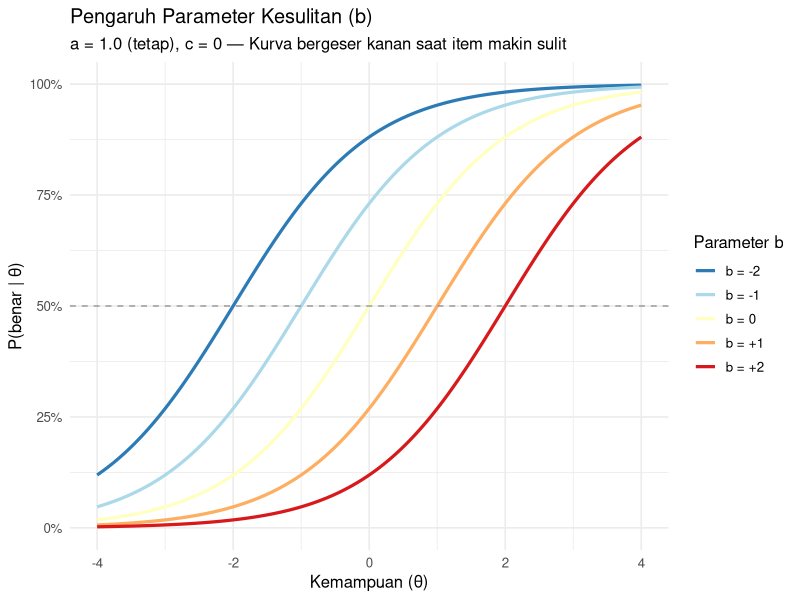
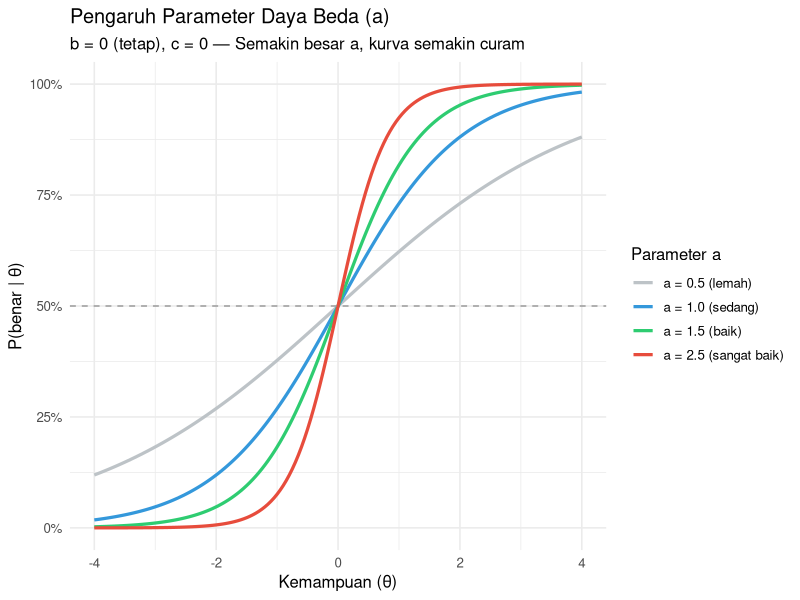
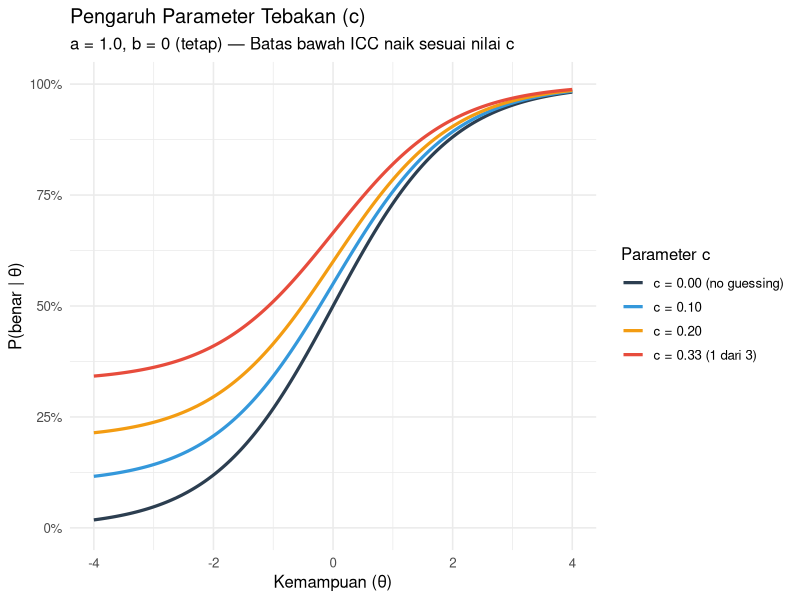
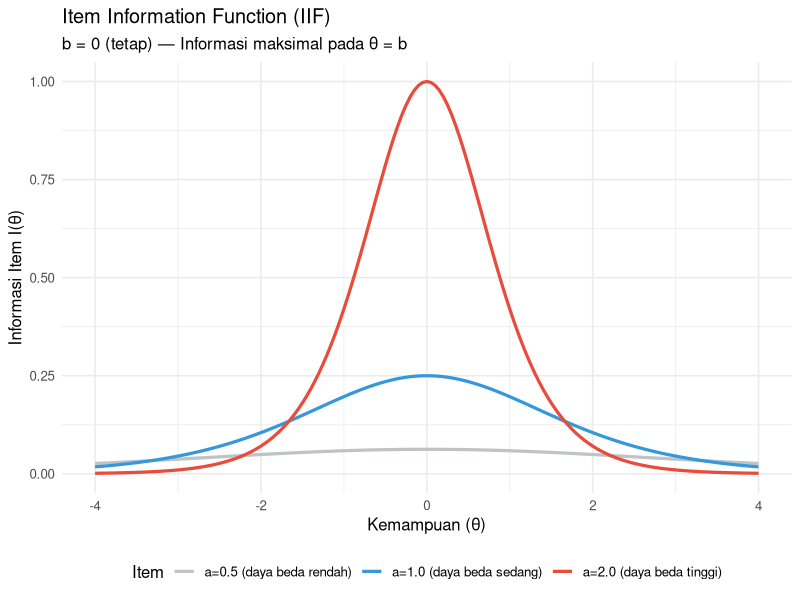

Generate these figures, in order, with R:
## ---- chunk 1
#| label: fig-parameter-b
#| fig-cap: "Pengaruh Parameter Kesulitan (b) terhadap ICC"

library(ggplot2)

theta <- seq(-4, 4, by = 0.05)

icc_1pl <- function(theta, b) 1 / (1 + exp(-(theta - b)))

df_b <- data.frame(
  theta = rep(theta, 5),
  prob  = c(icc_1pl(theta, -2), icc_1pl(theta, -1),
            icc_1pl(theta, 0),  icc_1pl(theta, 1),
            icc_1pl(theta, 2)),
  b_val = factor(rep(c("b = -2", "b = -1", "b = 0", "b = +1", "b = +2"),
                     each = length(theta)),
                 levels = c("b = -2","b = -1","b = 0","b = +1","b = +2"))
)

ggplot(df_b, aes(x = theta, y = prob, color = b_val)) +
  geom_line(linewidth = 1.1) +
  geom_hline(yintercept = 0.5, linetype = "dashed", color = "gray60") +
  scale_color_brewer(palette = "RdYlBu", direction = -1) +
  scale_y_continuous(labels = scales::percent, limits = c(0,1)) +
  labs(title = "Pengaruh Parameter Kesulitan (b)",
       subtitle = "a = 1.0 (tetap), c = 0 — Kurva bergeser kanan saat item makin sulit",
       x = "Kemampuan (θ)", y = "P(benar | θ)", color = "Parameter b") +
  theme_minimal(base_size = 12) +
  theme(legend.position = "right")
## ---- chunk 2
#| label: fig-parameter-a
#| fig-cap: "Pengaruh Parameter Daya Beda (a) terhadap ICC"

icc_2pl <- function(theta, a, b) 1 / (1 + exp(-a * (theta - b)))

df_a <- data.frame(
  theta = rep(theta, 4),
  prob  = c(icc_2pl(theta, 0.5, 0), icc_2pl(theta, 1.0, 0),
            icc_2pl(theta, 1.5, 0), icc_2pl(theta, 2.5, 0)),
  a_val = factor(rep(c("a = 0.5 (lemah)", "a = 1.0 (sedang)",
                       "a = 1.5 (baik)", "a = 2.5 (sangat baik)"),
                     each = length(theta)))
)

ggplot(df_a, aes(x = theta, y = prob, color = a_val)) +
  geom_line(linewidth = 1.1) +
  geom_hline(yintercept = 0.5, linetype = "dashed", color = "gray60") +
  scale_color_manual(values = c("#bdc3c7","#3498db","#2ecc71","#e74c3c")) +
  scale_y_continuous(labels = scales::percent, limits = c(0,1)) +
  labs(title = "Pengaruh Parameter Daya Beda (a)",
       subtitle = "b = 0 (tetap), c = 0 — Semakin besar a, kurva semakin curam",
       x = "Kemampuan (θ)", y = "P(benar | θ)", color = "Parameter a") +
  theme_minimal(base_size = 12) +
  theme(legend.position = "right")
## ---- chunk 3
#| label: fig-parameter-c
#| fig-cap: "Pengaruh Parameter Tebakan (c) terhadap ICC"

icc_3pl <- function(theta, a, b, c) c + (1-c) / (1 + exp(-a * (theta - b)))

df_c <- data.frame(
  theta = rep(theta, 4),
  prob  = c(icc_3pl(theta, 1, 0, 0.00),
            icc_3pl(theta, 1, 0, 0.10),
            icc_3pl(theta, 1, 0, 0.20),
            icc_3pl(theta, 1, 0, 0.33)),
  c_val = factor(rep(c("c = 0.00 (no guessing)",
                       "c = 0.10",
                       "c = 0.20",
                       "c = 0.33 (1 dari 3)"),
                     each = length(theta)))
)

ggplot(df_c, aes(x = theta, y = prob, color = c_val)) +
  geom_line(linewidth = 1.1) +
  scale_color_manual(values = c("#2c3e50","#3498db","#f39c12","#e74c3c")) +
  scale_y_continuous(labels = scales::percent, limits = c(0,1)) +
  labs(title = "Pengaruh Parameter Tebakan (c)",
       subtitle = "a = 1.0, b = 0 (tetap) — Batas bawah ICC naik sesuai nilai c",
       x = "Kemampuan (θ)", y = "P(benar | θ)", color = "Parameter c") +
  theme_minimal(base_size = 12) +
  theme(legend.position = "right")
## ---- chunk 4
#| label: fig-iif
#| fig-cap: "Item Information Function (IIF)"

# IIF untuk model 2PL
iif_2pl <- function(theta, a, b) {
  p <- icc_2pl(theta, a, b)
  q <- 1 - p
  (a^2 * p * q)
}

df_iif <- data.frame(
  theta = rep(theta, 3),
  info  = c(iif_2pl(theta, 0.5, 0),
            iif_2pl(theta, 1.0, 0),
            iif_2pl(theta, 2.0, 0)),
  item  = rep(c("a=0.5 (daya beda rendah)",
                "a=1.0 (daya beda sedang)",
                "a=2.0 (daya beda tinggi)"), each = length(theta))
)

ggplot(df_iif, aes(x = theta, y = info, color = item)) +
  geom_line(linewidth = 1.1) +
  scale_color_manual(values = c("#bdc3c7","#3498db","#e74c3c")) +
  labs(title = "Item Information Function (IIF)",
       subtitle = "b = 0 (tetap) — Informasi maksimal pada θ = b",
       x = "Kemampuan (θ)", y = "Informasi Item I(θ)", color = "Item") +
  theme_minimal(base_size = 12) +
  theme(legend.position = "bottom")
